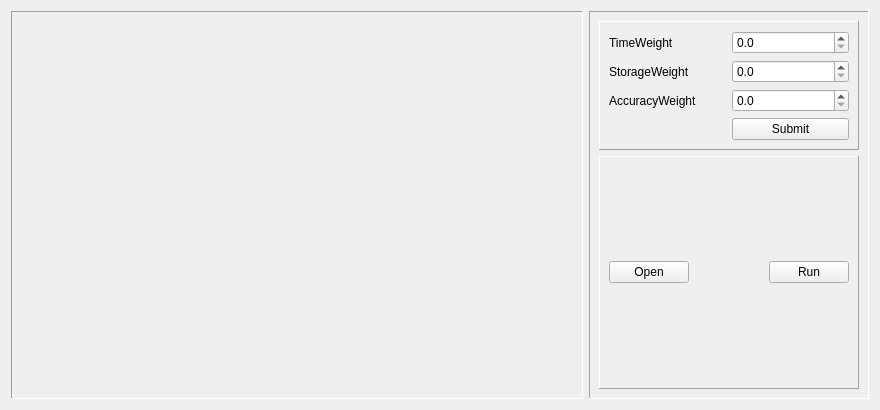
<?xml version="1.0" encoding="UTF-8"?>
<ui version="4.0">
 <class>centralWidget</class>
 <widget class="QWidget" name="centralWidget">
  <property name="geometry">
   <rect>
    <x>0</x>
    <y>0</y>
    <width>880</width>
    <height>410</height>
   </rect>
  </property>
  <property name="windowTitle">
   <string>MainWindow</string>
  </property>
  <layout class="QHBoxLayout" name="horizontalLayout" stretch="5,2">
   <item>
    <widget class="QFrame" name="frame_2">
     <property name="frameShape">
      <enum>QFrame::Panel</enum>
     </property>
     <property name="frameShadow">
      <enum>QFrame::Sunken</enum>
     </property>
     <layout class="QHBoxLayout" name="horizontalLayout_2">
      <item>
       <widget class="QLabel" name="labelImage">
        <property name="text">
         <string/>
        </property>
       </widget>
      </item>
     </layout>
    </widget>
   </item>
   <item>
    <widget class="QFrame" name="frame">
     <property name="sizePolicy">
      <sizepolicy hsizetype="Fixed" vsizetype="Preferred">
       <horstretch>0</horstretch>
       <verstretch>0</verstretch>
      </sizepolicy>
     </property>
     <property name="minimumSize">
      <size>
       <width>280</width>
       <height>0</height>
      </size>
     </property>
     <property name="frameShape">
      <enum>QFrame::Panel</enum>
     </property>
     <property name="frameShadow">
      <enum>QFrame::Sunken</enum>
     </property>
     <layout class="QVBoxLayout" name="verticalLayout" stretch="0,0">
      <item>
       <widget class="QFrame" name="frame">
        <property name="enabled">
         <bool>true</bool>
        </property>
        <property name="sizePolicy">
         <sizepolicy hsizetype="Preferred" vsizetype="Fixed">
          <horstretch>0</horstretch>
          <verstretch>0</verstretch>
         </sizepolicy>
        </property>
        <property name="minimumSize">
         <size>
          <width>0</width>
          <height>100</height>
         </size>
        </property>
        <property name="frameShape">
         <enum>QFrame::Panel</enum>
        </property>
        <property name="frameShadow">
         <enum>QFrame::Raised</enum>
        </property>
        <layout class="QGridLayout" name="gridLayout">
         <item row="0" column="0">
          <widget class="QLabel" name="label">
           <property name="text">
            <string>TimeWeight</string>
           </property>
          </widget>
         </item>
         <item row="1" column="0">
          <widget class="QLabel" name="label_2">
           <property name="text">
            <string>StorageWeight</string>
           </property>
          </widget>
         </item>
         <item row="2" column="0">
          <widget class="QLabel" name="label_5">
           <property name="text">
            <string>AccuracyWeight</string>
           </property>
          </widget>
         </item>
         <item row="3" column="2">
          <widget class="QPushButton" name="pushButtonSubmit">
           <property name="text">
            <string>Submit</string>
           </property>
          </widget>
         </item>
         <item row="0" column="2">
          <widget class="QDoubleSpinBox" name="doubleSpinBoxTime">
           <property name="minimumSize">
            <size>
             <width>0</width>
             <height>0</height>
            </size>
           </property>
           <property name="decimals">
            <number>1</number>
           </property>
           <property name="minimum">
            <double>0.000000000000000</double>
           </property>
           <property name="maximum">
            <double>1.000000000000000</double>
           </property>
           <property name="singleStep">
            <double>0.100000000000000</double>
           </property>
           <property name="value">
            <double>0.000000000000000</double>
           </property>
          </widget>
         </item>
         <item row="1" column="2">
          <widget class="QDoubleSpinBox" name="doubleSpinBoxStoracy">
           <property name="decimals">
            <number>1</number>
           </property>
           <property name="minimum">
            <double>0.000000000000000</double>
           </property>
           <property name="maximum">
            <double>1.000000000000000</double>
           </property>
           <property name="singleStep">
            <double>0.100000000000000</double>
           </property>
           <property name="value">
            <double>0.000000000000000</double>
           </property>
          </widget>
         </item>
         <item row="2" column="2">
          <widget class="QDoubleSpinBox" name="doubleSpinBoxAccuracy">
           <property name="decimals">
            <number>1</number>
           </property>
           <property name="minimum">
            <double>0.000000000000000</double>
           </property>
           <property name="maximum">
            <double>1.000000000000000</double>
           </property>
           <property name="singleStep">
            <double>0.100000000000000</double>
           </property>
           <property name="value">
            <double>0.000000000000000</double>
           </property>
          </widget>
         </item>
        </layout>
       </widget>
      </item>
      <item>
       <widget class="QFrame" name="frame_2">
        <property name="frameShape">
         <enum>QFrame::Panel</enum>
        </property>
        <property name="frameShadow">
         <enum>QFrame::Raised</enum>
        </property>
        <layout class="QVBoxLayout" name="verticalLayout_2">
         <item>
          <layout class="QHBoxLayout" name="horizontalLayout_6">
           <item>
            <widget class="QPushButton" name="pushButtonOpen">
             <property name="text">
              <string>Open</string>
             </property>
            </widget>
           </item>
           <item>
            <spacer name="horizontalSpacer_4">
             <property name="orientation">
              <enum>Qt::Horizontal</enum>
             </property>
             <property name="sizeHint" stdset="0">
              <size>
               <width>40</width>
               <height>20</height>
              </size>
             </property>
            </spacer>
           </item>
           <item>
            <widget class="QPushButton" name="pushButtonRun">
             <property name="text">
              <string>Run</string>
             </property>
            </widget>
           </item>
          </layout>
         </item>
        </layout>
       </widget>
      </item>
     </layout>
    </widget>
   </item>
  </layout>
 </widget>
 <resources/>
 <connections/>
</ui>
